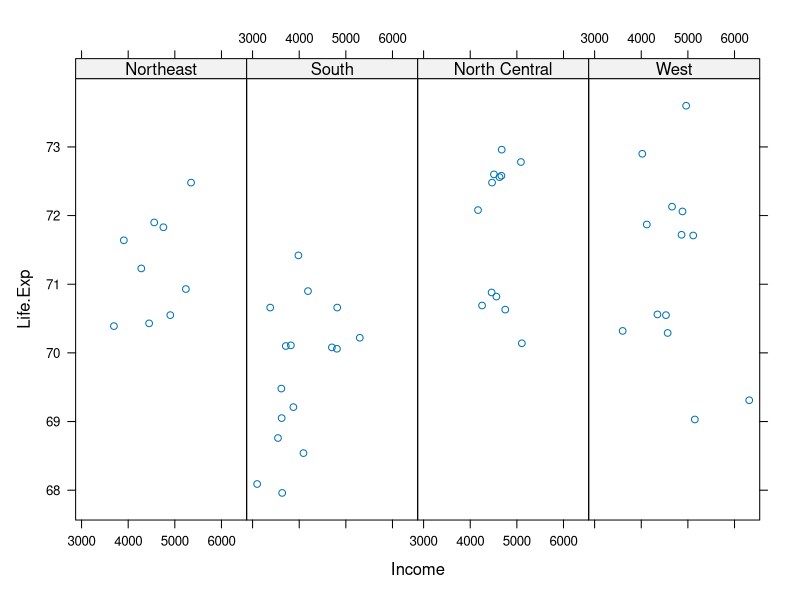

The R script that drew this image:
e1 <-  new.env()

assign("var1",1,envir = e1)

var1 = "x"

oea <- function(){
  print(environment())
  print(globalenv())
}

for(i in 1:5){
  oea()  
}

with(
  mtcars,ls()
  
)

install.packages("lattice")

library(lattice)


state <- data.frame(state.x77,
                    region = state.region)
xyplot(Life.Exp ~ Income | region,
       data = state,
       layout = c(4, 1))

